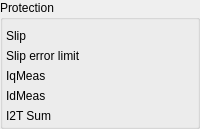
    <widget class="QEGroupBox" name="qegroupbox_4">
     <property name="title" stdset="0">
      <string>Protection</string>
     </property>
     <layout class="QGridLayout" name="gridLayout_5">
      <property name="leftMargin">
       <number>3</number>
      </property>
      <property name="topMargin">
       <number>9</number>
      </property>
      <property name="rightMargin">
       <number>3</number>
      </property>
      <property name="bottomMargin">
       <number>3</number>
      </property>
      <property name="horizontalSpacing">
       <number>2</number>
      </property>
      <property name="verticalSpacing">
       <number>6</number>
      </property>
      <item row="2" column="0">
       <widget class="QLabel" name="label_85">
        <property name="sizePolicy">
         <sizepolicy hsizetype="Preferred" vsizetype="Preferred">
          <horstretch>0</horstretch>
          <verstretch>0</verstretch>
         </sizepolicy>
        </property>
        <property name="minimumSize">
         <size>
          <width>0</width>
          <height>0</height>
         </size>
        </property>
        <property name="toolTip">
         <string/>
        </property>
        <property name="text">
         <string>IqMeas</string>
        </property>
       </widget>
      </item>
      <item row="1" column="0">
       <widget class="QLabel" name="label_83">
        <property name="sizePolicy">
         <sizepolicy hsizetype="Preferred" vsizetype="Preferred">
          <horstretch>0</horstretch>
          <verstretch>0</verstretch>
         </sizepolicy>
        </property>
        <property name="minimumSize">
         <size>
          <width>0</width>
          <height>0</height>
         </size>
        </property>
        <property name="toolTip">
         <string/>
        </property>
        <property name="text">
         <string>Slip error limit</string>
        </property>
       </widget>
      </item>
      <item row="2" column="1">
       <widget class="QELabel" name="qelabel_48">
        <property name="alignment">
         <set>Qt::AlignRight|Qt::AlignTrailing|Qt::AlignVCenter</set>
        </property>
        <property name="variable" stdset="0">
         <string>$(MOTOR):IqMeas</string>
        </property>
        <property name="variableSubstitutions" stdset="0">
         <string/>
        </property>
        <property name="precision">
         <number>0</number>
        </property>
        <property name="useDbPrecision">
         <bool>true</bool>
        </property>
       </widget>
      </item>
      <item row="4" column="0">
       <widget class="QLabel" name="label_86">
        <property name="sizePolicy">
         <sizepolicy hsizetype="Preferred" vsizetype="Preferred">
          <horstretch>0</horstretch>
          <verstretch>0</verstretch>
         </sizepolicy>
        </property>
        <property name="minimumSize">
         <size>
          <width>0</width>
          <height>0</height>
         </size>
        </property>
        <property name="toolTip">
         <string/>
        </property>
        <property name="text">
         <string>I2T Sum</string>
        </property>
       </widget>
      </item>
      <item row="0" column="1">
       <widget class="QELabel" name="qelabel_43">
        <property name="alignment">
         <set>Qt::AlignRight|Qt::AlignTrailing|Qt::AlignVCenter</set>
        </property>
        <property name="variable" stdset="0">
         <string>$(MOTOR):SlipError</string>
        </property>
        <property name="variableSubstitutions" stdset="0">
         <string/>
        </property>
        <property name="precision">
         <number>0</number>
        </property>
        <property name="useDbPrecision">
         <bool>true</bool>
        </property>
       </widget>
      </item>
      <item row="1" column="1">
       <widget class="QELabel" name="qelabel_47">
        <property name="alignment">
         <set>Qt::AlignRight|Qt::AlignTrailing|Qt::AlignVCenter</set>
        </property>
        <property name="variable" stdset="0">
         <string>$(MOTOR):SlipErrorLimit</string>
        </property>
        <property name="variableSubstitutions" stdset="0">
         <string/>
        </property>
        <property name="precision">
         <number>0</number>
        </property>
        <property name="useDbPrecision">
         <bool>true</bool>
        </property>
       </widget>
      </item>
      <item row="0" column="0">
       <widget class="QLabel" name="label_62">
        <property name="sizePolicy">
         <sizepolicy hsizetype="Preferred" vsizetype="Preferred">
          <horstretch>0</horstretch>
          <verstretch>0</verstretch>
         </sizepolicy>
        </property>
        <property name="minimumSize">
         <size>
          <width>0</width>
          <height>0</height>
         </size>
        </property>
        <property name="toolTip">
         <string>Slip error while holding.</string>
        </property>
        <property name="text">
         <string>Slip</string>
        </property>
       </widget>
      </item>
      <item row="4" column="1">
       <widget class="QELabel" name="qelabel_49">
        <property name="alignment">
         <set>Qt::AlignRight|Qt::AlignTrailing|Qt::AlignVCenter</set>
        </property>
        <property name="variable" stdset="0">
         <string>$(MOTOR):I2tSum</string>
        </property>
        <property name="variableSubstitutions" stdset="0">
         <string/>
        </property>
        <property name="precision">
         <number>0</number>
        </property>
        <property name="useDbPrecision">
         <bool>true</bool>
        </property>
       </widget>
      </item>
      <item row="3" column="1">
       <widget class="QELabel" name="qelabel_50">
        <property name="alignment">
         <set>Qt::AlignRight|Qt::AlignTrailing|Qt::AlignVCenter</set>
        </property>
        <property name="variable" stdset="0">
         <string>$(MOTOR):IdMeas</string>
        </property>
        <property name="variableSubstitutions" stdset="0">
         <string/>
        </property>
        <property name="precision">
         <number>0</number>
        </property>
        <property name="useDbPrecision">
         <bool>true</bool>
        </property>
       </widget>
      </item>
      <item row="3" column="0">
       <widget class="QLabel" name="label_87">
        <property name="sizePolicy">
         <sizepolicy hsizetype="Preferred" vsizetype="Preferred">
          <horstretch>0</horstretch>
          <verstretch>0</verstretch>
         </sizepolicy>
        </property>
        <property name="minimumSize">
         <size>
          <width>0</width>
          <height>0</height>
         </size>
        </property>
        <property name="toolTip">
         <string/>
        </property>
        <property name="text">
         <string>IdMeas</string>
        </property>
       </widget>
      </item>
     </layout>
    </widget>
